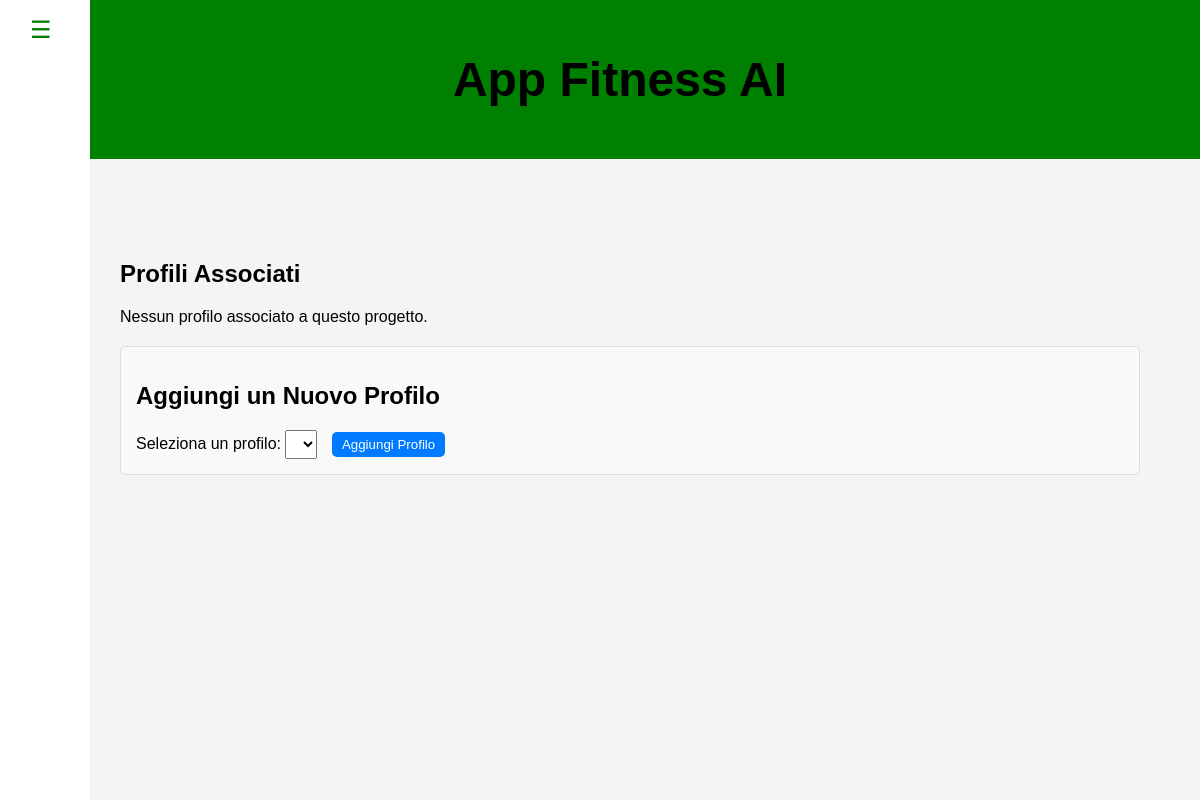
Page /php/candidatura/inserisci_profilo.php?progetto=App Fitness AI (signed in) on the earlier database version.
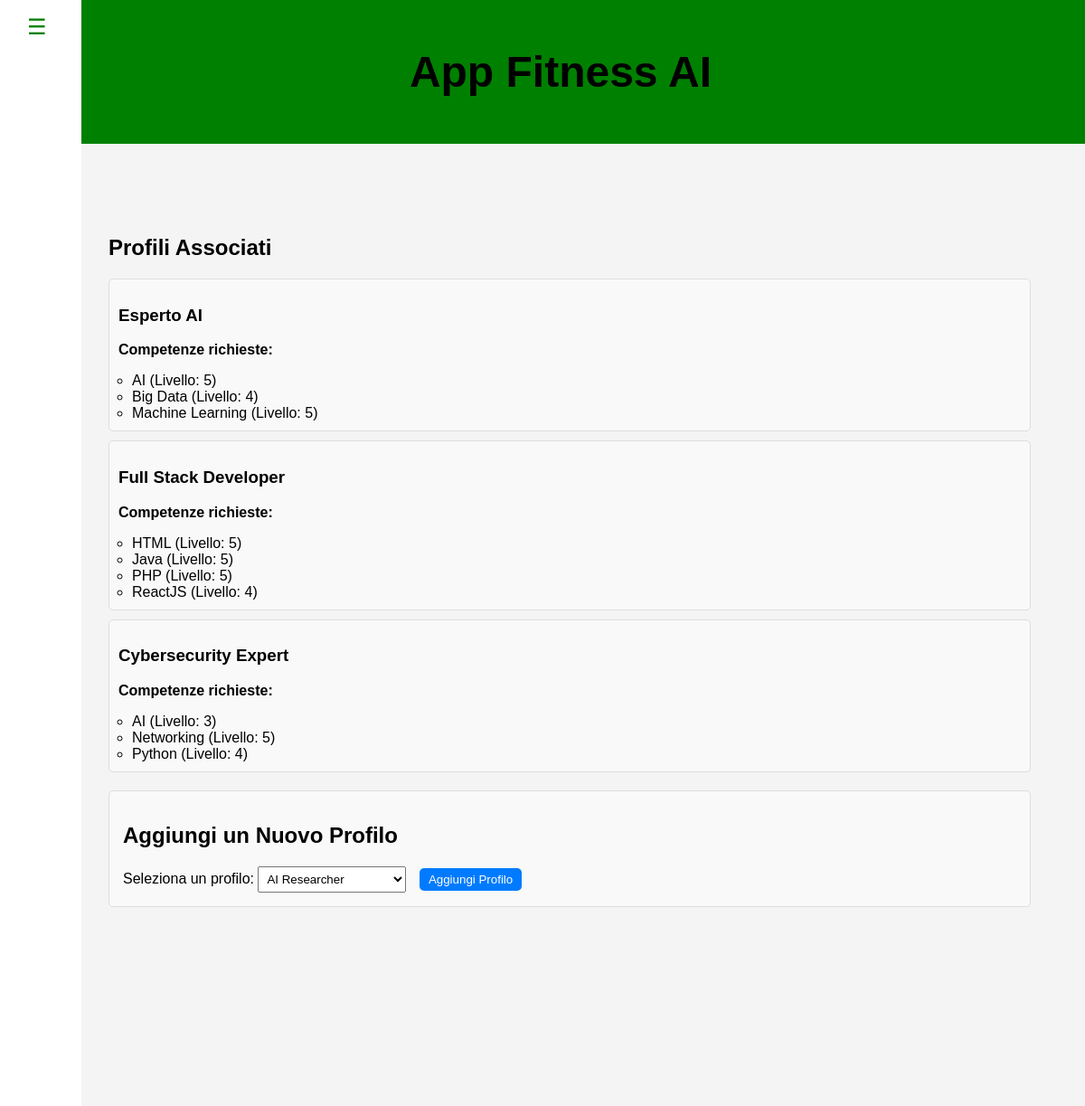
Same page on the later database version.
### tables this page shows
CREATE TABLE ProfiloSkill (
    id_Profilo INT NOT NULL,
    nome_Competenza VARCHAR(50) NOT NULL,
    livello INT,
    PRIMARY KEY (id_Profilo, nome_Competenza),
    FOREIGN KEY (id_Profilo) REFERENCES Profilo(id),
    FOREIGN KEY (nome_Competenza) REFERENCES Skill(competenza)
);

### php/candidatura/inserisci_profilo.php (the view, shortened to what this page needs)
<?php
require '../config.php';
$nomeProgetto = $_GET['progetto'] ?? null;
$conn = new mysqli($host, $username, $password, $dbname);
$stmt = $conn->prepare("SELECT id_Profilo FROM Profilo_Software WHERE nome_Software = ?");
$stmt->bind_param("s", $nomeProgetto);
$stmt->execute();
$result = $stmt->get_result();
$profili = [];
while ($row = $result->fetch_assoc()) {
    $idProfilo = $row['id_Profilo'];
    $stmtProfilo = $conn->prepare("SELECT nome FROM Profilo WHERE id = ?");
    $stmtProfilo->bind_param("i", $idProfilo);
    $stmtProfilo->execute();
    $resultProfilo = $stmtProfilo->get_result();
    if ($profilo = $resultProfilo->fetch_assoc()) {
        $nomeProfilo = $profilo['nome'];
        $stmtCompetenze = $conn->prepare("SELECT nome_competenza, livello FROM ProfiloSkill WHERE id_profilo = ?");
        $stmtCompetenze->bind_param("i", $idProfilo);
        $stmtCompetenze->execute();
        $resultCompetenze = $stmtCompetenze->get_result();
        $competenze = [];
        while ($rowComp = $resultCompetenze->fetch_assoc()) {
            $competenze[] = [
                'competenza' => $rowComp['nome_competenza'],
                'livello' => $rowComp['livello']
            ];
        }
        $profili[] = [
            'nome' => $nomeProfilo,
            'competenze' => $competenze
        ];
    }
}
$stmt = $conn->prepare("SELECT id, nome FROM Profilo WHERE id NOT IN (SELECT id_Profilo FROM Profilo_Software WHERE nome_Software = ?) ORDER BY nome");
$stmt->bind_param("s", $nomeProgetto);
$stmt->execute();
$resultProfiliDisponibili = $stmt->get_result();
?>
<!DOCTYPE html>
<html lang="it">
<head>
    <link rel="stylesheet" href="../../css/dashboard.css">
    <link rel="stylesheet" href="../../css/options.css">
</head>
<body>
    <header>
        <h1><?php echo htmlspecialchars($nomeProgetto); ?></h1>
    </header>
    <?php include_once realpath(__DIR__ . '/../includes/sidebar.php'); ?>
    <div class="content">
        <section>
            <h2>Profili Associati</h2>
            <?php if (!empty($profili)): ?>
                <ul class="profile-list">
                    <?php foreach ($profili as $profilo): ?>
                        <li class="profile-item">
                            <h3><?php echo htmlspecialchars($profilo['nome']); ?></h3>
                            <p><strong>Competenze richieste:</strong></p>
                            <ul class="competence-list">
                                <?php foreach ($profilo['competenze'] as $competenza): ?>
                                    <li><?php echo htmlspecialchars($competenza['competenza']); ?> (Livello: <?php echo $competenza['livello']; ?>)</li>
                                <?php endforeach; ?>
                            </ul>
                        </li>
                    <?php endforeach; ?>
                </ul>
            <?php else: ?>
                <p>Nessun profilo associato a questo progetto.</p>
            <?php endif; ?>
        </section>
        <section class="add-profile-form">
            <h2>Aggiungi un Nuovo Profilo</h2>
            <form method="POST">
                <label for="profilo_da_aggiungere">Seleziona un profilo:</label>
                <select name="profilo_da_aggiungere" id="profilo_da_aggiungere" required>
                    <?php while ($profilo = $resultProfiliDisponibili->fetch_assoc()): ?>
                        <option value="<?php echo $profilo['id']; ?>"><?php echo htmlspecialchars($profilo['nome']); ?></option>
                    <?php endwhile; ?>
                </select>
                <button type="submit">Aggiungi Profilo</button>
            </form>
        </section>
    </div>
</body>
</html>

Differences in the rows shown:
added profiloskill: nome_Competenza "Big Data", livello "4", shown under "Esperto AI"
added profiloskill: nome_Competenza "Machine Learning", livello "5", shown under "Esperto AI"
added profiloskill: nome_Competenza "HTML", livello "5", shown under "Full Stack Developer"
added profiloskill: nome_Competenza "Java", livello "5", shown under "Full Stack Developer"
added profiloskill: nome_Competenza "PHP", livello "5", shown under "Full Stack Developer"
added profiloskill: nome_Competenza "ReactJS", livello "4", shown under "Full Stack Developer"
added profiloskill: nome_Competenza "Networking", livello "5", shown under "Cybersecurity Expert"
added profiloskill: nome_Competenza "Python", livello "4", shown under "Cybersecurity Expert"
Other differences:
form field profilo_da_aggiungere: (not shown) → "AI Researcher"
new list line: "Esperto AI Competenze richieste: AI (Livello: 5 )"
new list line: "Full Stack Developer Competenze richieste:"
new list line: "Cybersecurity Expert Competenze richieste: AI (Livello: 3 )"
text no longer shown: "Nessun profilo associato a questo progetto."
